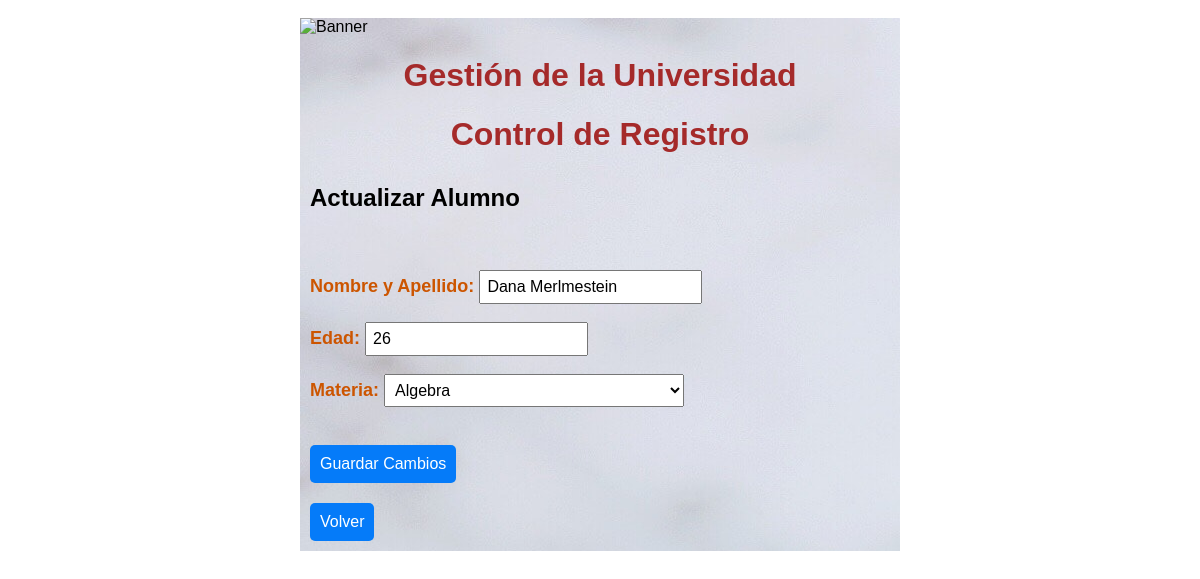
The page /appuni/actualizar-alumno/2/ on the database its author committed.
### appuni/models.py (models this page shows, shortened)
class Alumno(models.Model):
    nombre = models.CharField(max_length=100)
    edad = models.IntegerField()
    materia = models.CharField(max_length=100, choices=MATERIAS)

### appuni/views.py (the view)
# urls.py: path('actualizar-alumno/<int:pk>/', views.actualizar_alumno, name='actualizar_alumno'),
def actualizar_alumno(request, pk):
    alumno = Alumno.objects.get(id=pk)
    if request.method == "POST":
        form = FormularioAlumno(request.POST, instance=alumno)
        if form.is_valid():
            form.save()
            return HttpResponseRedirect(reverse("index"))
    else:
        form = FormularioAlumno(instance=alumno)
    return render(request, 'appuni/actualizar_alumno.html', {'form': form})

### appuni/forms.py
class FormularioAlumno(forms.ModelForm):
    class Meta:
        model = Alumno
        fields = '__all__'
        labels = {
            'nombre': 'Nombre y Apellido',
            'edad': 'Edad',
            'materia': 'Materia',
        }
    materia = forms.ChoiceField(
        choices=MATERIAS,
        required=True,
        widget=forms.Select(attrs={'class': 'form-control'}),
    )

### appuni/templates/appuni/actualizar_alumno.html (shortened to what this page needs)
{% extends "appuni/layout.html" %}
{% block content %}
  <h2>Actualizar Alumno</h2>
  <form method="post">
    <div class="form-styles">
      {{ form.as_p }}
    </div>
    <input type="submit" class="estilo-boton" value="Guardar Cambios" />
  </form>
  <a href="{% url 'index' %}" class="estilo-boton">Volver</a>
{% endblock %}

### appuni/static/appuni/estilos.css (style rules this page uses)
body { display: flex; flex-direction: column; justify-content: center; align-items: center; background-image: url(background.jpg); padding-bottom: 50px; padding-top: 10px; }
h2 { padding: 10px; ; }
input[type="submit"].estilo-boton, button.estilo-boton, a.estilo-boton { background-color: #057bf9; color: white; border: none; border-radius: 5px; text-align: center; text-decoration: none; display: inline-block; font-size: 16px; font-weight: lighter; padding: 10px; margin: 10px; cursor:pointer; }
input[type="text"], input[type="number"], select { padding: 6px; font-size: 16px; }
.form-styles { font-weight: bold; font-size: 18px; color: #cc5500; padding:10px; }

### rows shown on the page
Alumno: nombre "Dana Merlmestein", edad "26", materia "Algebra"
